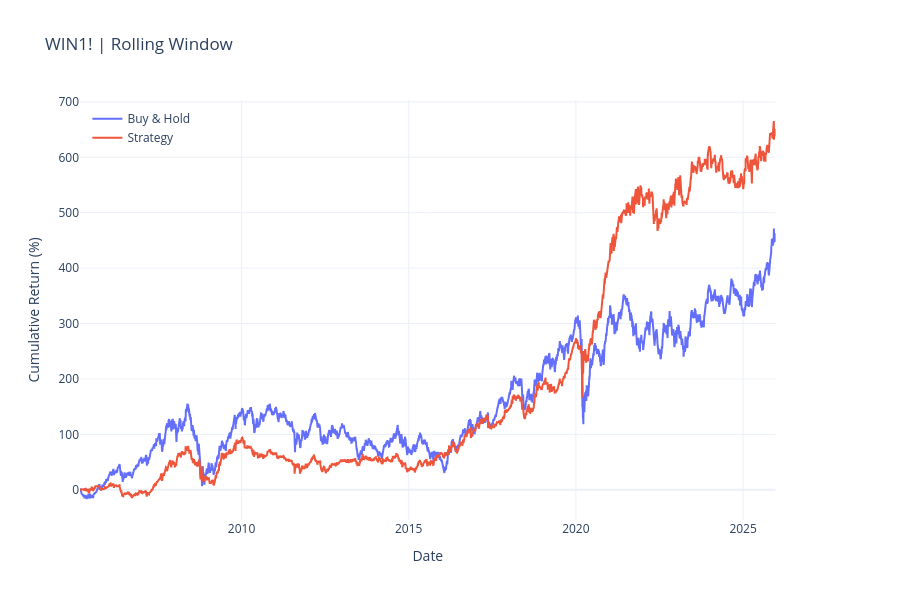

Notebook code for this chart:
### Code cell
# =========================
# PLOT
# =========================
fig = make_subplots(
    rows=1,
    cols=1,
    shared_xaxes=True,
    specs=[[{"secondary_y": True}]]
)

# Buy & Hold
fig.add_trace(
    go.Scatter(
        x=df.index,
        y=df["buy_hold"] * 100,
        name="Buy & Hold",
        line=dict(width=2)),
    secondary_y=False
)

# Strategy
fig.add_trace(
    go.Scatter(
        x=df.index,
        y=df["strategy"] * 100,
        name="Strategy",
        line=dict(width=2)
    ),
    secondary_y=False
)

# Layout
fig.update_layout(
    title=f"{ticker} | Rolling Window",
    xaxis_title="Date",
    yaxis_title="Cumulative Return (%)",
    yaxis2_title="Position",
    legend=dict(x=0.01, y=0.99),
    template="plotly_white",
    height=600
)

# Ajuste do eixo secundário
fig.update_yaxes(range=[-0.05, 1.05], secondary_y=True)

fig.show()

### Figure 1 — Plotly figure (JSON) as saved in the notebook; plotly's stock layout.template omitted (floating-point values rounded to 4 significant figures; data arrays with more than 128 entries replaced by an {"elided": "..."} marker saying what was removed)
{"data": [{"line": {"width": 2}, "name": "Buy & Hold", "type": "scatter", "x": {"elided": "5134 str values"}, "xaxis": "x", "y": {"elided": "5134 float values"}, "yaxis": "y"}, {"line": {"width": 2}, "name": "Strategy", "type": "scatter", "x": {"elided": "5134 str values"}, "xaxis": "x", "y": {"elided": "5134 float values"}, "yaxis": "y"}], "layout": {"height": 600, "legend": {"x": 0.01, "y": 0.99}, "title": {"text": "WIN1! | Rolling Window"}, "xaxis": {"anchor": "y", "domain": [0, 0.94], "title": {"text": "Date"}}, "yaxis": {"anchor": "x", "domain": [0, 1], "title": {"text": "Cumulative Return (%)"}}, "yaxis2": {"anchor": "x", "overlaying": "y", "range": [-0.05, 1.05], "side": "right", "title": {"text": "Position"}}}}
